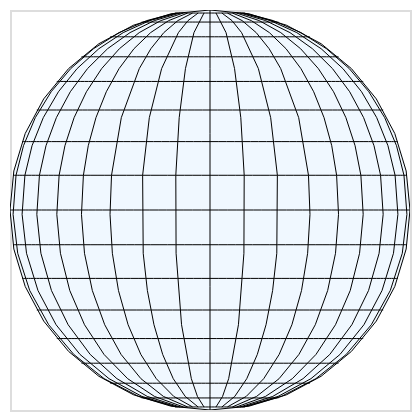

Describe this chart as a Vega-Lite specification.
### Vega specification from a JSON file in a GitHub repository (floating-point values rounded to 4 significant figures)
{"$schema": "https://vega.github.io/schema/vega/v5.json", "autosize": "pad", "padding": 5, "width": 200, "height": 200, "style": "cell", "data": [{"name": "source_0", "values": [{"type": "Sphere"}]}, {"name": "source_1", "transform": [{"type": "graticule"}]}], "projections": [{"name": "projection", "translate": [100, 100], "type": "orthographic", "scale": 100}], "marks": [{"name": "layer_0_marks", "type": "shape", "clip": true, "style": ["geoshape"], "from": {"data": "source_0"}, "encode": {"update": {"fill": {"value": "aliceblue"}}}, "transform": [{"type": "geoshape", "projection": "projection"}]}, {"name": "layer_1_marks", "type": "shape", "clip": true, "style": ["geoshape"], "from": {"data": "source_1"}, "encode": {"update": {"stroke": {"value": "black"}, "strokeWidth": {"value": 0.5}, "fill": {"value": "transparent"}}}, "transform": [{"type": "geoshape", "projection": "projection"}]}]}
